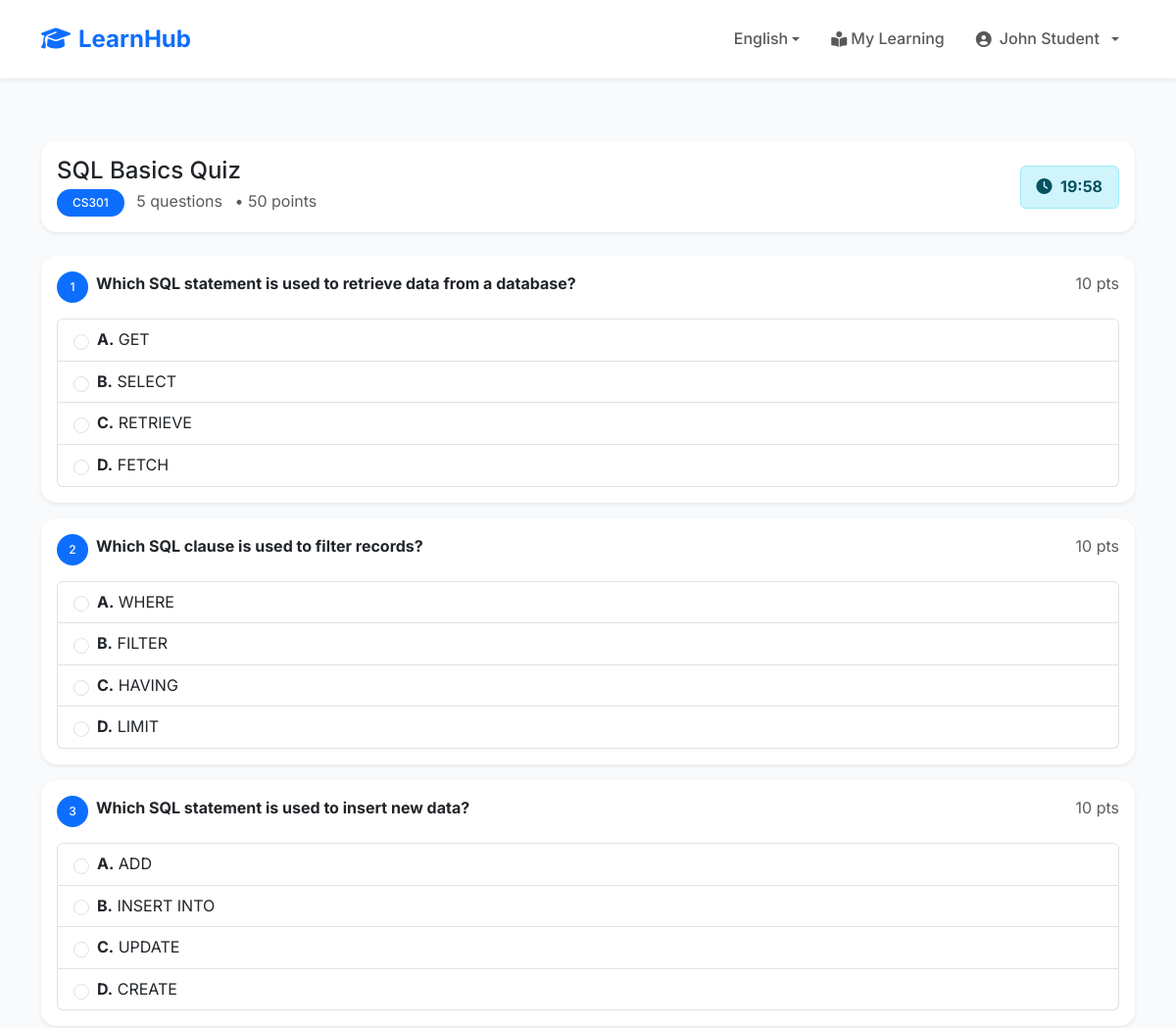
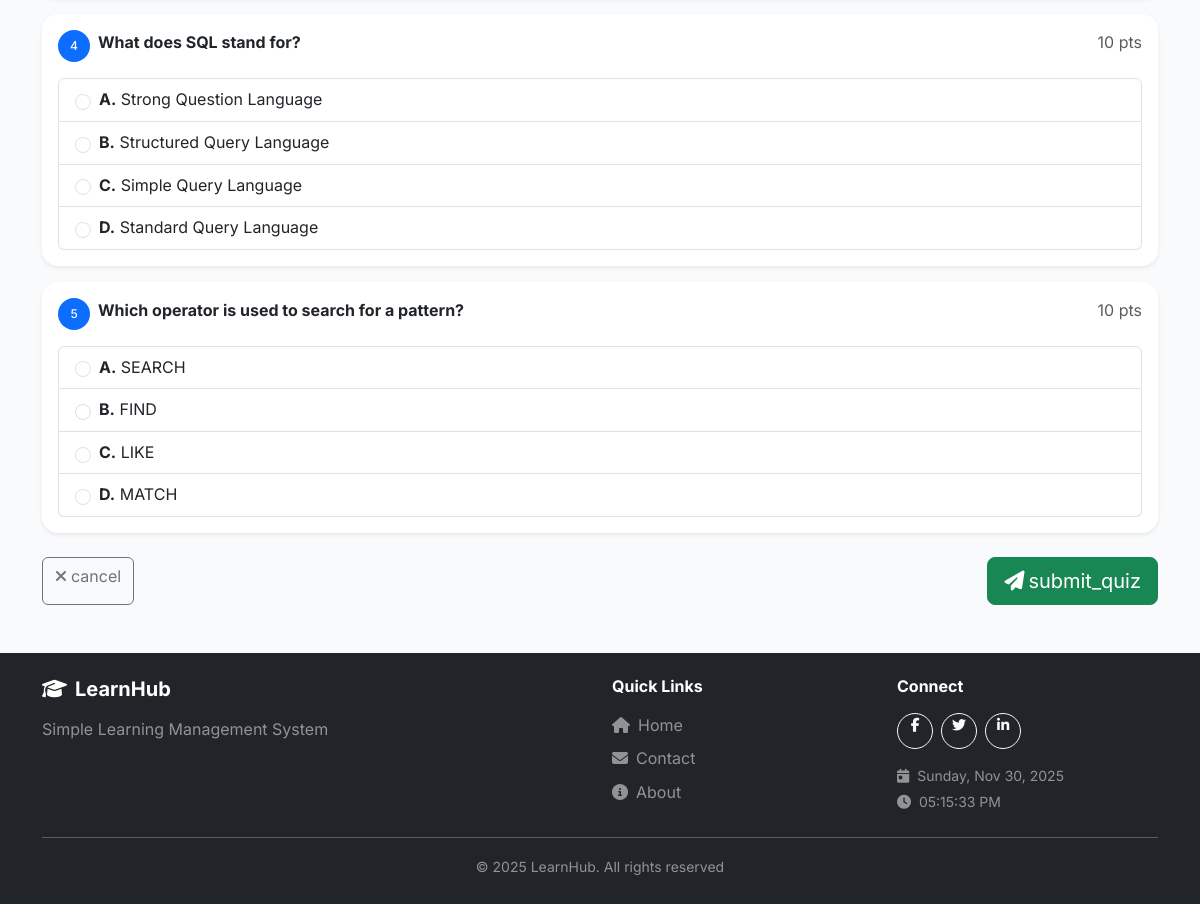
Screenshot of /student/take-quiz.php?id=1 (signed in) with the database file from the repository (2 pictures, top to bottom).
### tables this page shows
CREATE TABLE users (
    id INT AUTO_INCREMENT PRIMARY KEY,
    username VARCHAR(50) UNIQUE NOT NULL,
    email VARCHAR(100) UNIQUE NOT NULL,
    password VARCHAR(255) NOT NULL,
    full_name VARCHAR(100) NOT NULL,
    role ENUM('student', 'teacher', 'admin') DEFAULT 'student',
    status ENUM('pending', 'approved', 'rejected', 'suspended') DEFAULT 'approved',
    student_id VARCHAR(20) NULL,
    profile_picture VARCHAR(255) NULL,
    phone VARCHAR(20) NULL,
    bio TEXT NULL,
    verification_token VARCHAR(100) NULL,
    verification_document VARCHAR(255) NULL,
    verified_at TIMESTAMP NULL,
    verified_by INT NULL,
    created_at TIMESTAMP DEFAULT CURRENT_TIMESTAMP,
    FOREIGN KEY (verified_by) REFERENCES users(id) ON DELETE SET NULL
);

CREATE TABLE quizzes (
    id INT AUTO_INCREMENT PRIMARY KEY,
    course_id INT NOT NULL,
    title VARCHAR(200) NOT NULL,
    description TEXT,
    time_limit INT DEFAULT 30,
    total_points INT DEFAULT 100,
    due_date DATETIME NOT NULL,
    created_at TIMESTAMP DEFAULT CURRENT_TIMESTAMP,
    FOREIGN KEY (course_id) REFERENCES courses(id) ON DELETE CASCADE
);

CREATE TABLE courses (
    id INT AUTO_INCREMENT PRIMARY KEY,
    teacher_id INT NOT NULL,
    course_code VARCHAR(20) NOT NULL,
    course_name VARCHAR(100) NOT NULL,
    description TEXT,
    created_at TIMESTAMP DEFAULT CURRENT_TIMESTAMP,
    FOREIGN KEY (teacher_id) REFERENCES users(id) ON DELETE CASCADE
);

CREATE TABLE quiz_questions (
    id INT AUTO_INCREMENT PRIMARY KEY,
    quiz_id INT NOT NULL,
    question TEXT NOT NULL,
    option_a VARCHAR(255) NOT NULL,
    option_b VARCHAR(255) NOT NULL,
    option_c VARCHAR(255) NOT NULL,
    option_d VARCHAR(255) NOT NULL,
    correct_answer CHAR(1) NOT NULL,
    points INT DEFAULT 10,
    FOREIGN KEY (quiz_id) REFERENCES quizzes(id) ON DELETE CASCADE
);

### config/languages.php (called while the page is built, shortened)
<?php
$currentLanguage = $_SESSION['language'];
$translationFile = __DIR__ . '/../lang/' . $currentLanguage . '.php';
if (file_exists($translationFile)) {
    $translations = require $translationFile;
} else {
    $translations = require __DIR__ . '/../lang/en.php';
}
function __($key) {
    global $translations;
    return $translations[$key] ?? $key;
}
function getCurrentLanguage() {
    return $_SESSION['language'] ?? 'en';
}
function getLanguageDirection() {
    $rtlLanguages = ['ar'];
    return in_array(getCurrentLanguage(), $rtlLanguages) ? 'rtl' : 'ltr';
}

### config/helpers/auth.php (called while the page is built, shortened)
<?php
function isLoggedIn() {
    return isset($_SESSION['user_id']);
}
function getCurrentUser() {
    global $pdo;
    if ($pdo) {
        $stmt = $pdo->prepare("SELECT * FROM users WHERE id = ?");
        $stmt->execute([$_SESSION['user_id']]);
        return $stmt->fetch();
    }
    return [
        'id' => $_SESSION['user_id'] ?? null,
        'full_name' => $_SESSION['user_name'] ?? '',
        'role' => $_SESSION['user_role'] ?? ''
    ];
}
function hasRole($role) {
    return isset($_SESSION['user_role']) && $_SESSION['user_role'] === $role;
}
?>

### config/helpers/validation.php (called while the page is built, shortened)
<?php
function sanitize($input) {
    return htmlspecialchars(trim($input), ENT_QUOTES, 'UTF-8');
}
?>

### student/take-quiz.php (the view, shortened to what this page needs)
<?php
require_once '../config/config.php';
$user = getCurrentUser();
$quizId = $_GET['id'] ?? 0;
$stmt = $pdo->prepare("
    SELECT q.*, c.course_code, c.course_name
    FROM quizzes q
    JOIN courses c ON q.course_id = c.id
    JOIN enrollments e ON c.id = e.course_id
    WHERE q.id = ? AND e.student_id = ?
");
$stmt->execute([$quizId, $user['id']]);
$quiz = $stmt->fetch();
$stmt = $pdo->prepare("SELECT * FROM quiz_attempts WHERE quiz_id = ? AND student_id = ? AND completed_at IS NULL");
$stmt->execute([$quizId, $user['id']]);
$attempt = $stmt->fetch();
$isNewAttempt = false;
if (!$attempt) {
    $attemptId = $pdo->lastInsertId();
    $stmt = $pdo->prepare("SELECT * FROM quiz_attempts WHERE id = ?");
    $stmt->execute([$attemptId]);
    $attempt = $stmt->fetch();
    $isNewAttempt = true;
}
$stmt = $pdo->prepare("SELECT * FROM quiz_questions WHERE quiz_id = ? ORDER BY id");
$stmt->execute([$quizId]);
$questions = $stmt->fetchAll();
$startTime = strtotime($attempt['started_at']);
$currentTime = time();
$elapsedSeconds = $currentTime - $startTime;
$totalTimeSeconds = $quiz['time_limit'] * 60;
if ($isNewAttempt) {
    $timeRemaining = $totalTimeSeconds;
} else {
    $timeRemaining = max(0, $totalTimeSeconds - $elapsedSeconds);
}
include '../includes/header.php';
?>
<div class="container my-5">
    <div class="card border-0 shadow-sm mb-4">
        <div class="card-body">
            <div class="d-flex justify-content-between align-items-center flex-wrap gap-3">
                <div>
                    <h4 class="mb-1"><?= sanitize($quiz['title']) ?></h4>
                    <p class="mb-0 text-muted">
                        <span class="badge bg-primary"><?= sanitize($quiz['course_code']) ?></span>
                        <span class="<?= getLanguageDirection() === 'rtl' ? 'me-2' : 'ms-2' ?>"><?= count($questions) ?> <?= __('questions') ?></span>
                        <span class="<?= getLanguageDirection() === 'rtl' ? 'me-2' : 'ms-2' ?>">• <?= $quiz['total_points'] ?> <?= __('points') ?></span>
                    </p>
                </div>
                <div class="alert alert-<?= $timeRemaining <= 60 ? 'danger' : ($timeRemaining <= 300 ? 'warning' : 'info') ?> mb-0 py-2 px-3" id="timer">
                    <i class="fas fa-clock <?= getLanguageDirection() === 'rtl' ? 'ms-1' : 'me-1' ?>"></i>
                    <strong id="time"><?= floor($timeRemaining / 60) ?>:<?= str_pad($timeRemaining % 60, 2, '0', STR_PAD_LEFT) ?></strong>
                </div>
            </div>
        </div>
    </div>
    <form method="POST" id="quizForm">
        <?php foreach ($questions as $index => $question): ?>
            <div class="card border-0 shadow-sm mb-3">
                <div class="card-body">
                    <div class="d-flex align-items-start gap-2 mb-3">
                        <span class="badge bg-primary rounded-circle d-flex align-items-center justify-content-center icon-circle-sm">
                            <?= $index + 1 ?>
                        </span>
                        <div class="flex-grow-1">
                            <strong><?= sanitize($question['question']) ?></strong>
                            <span class="text-muted float-end"><?= $question['points'] ?> <?= __('pts') ?></span>
                        </div>
                    </div>
                    <div class="list-group">
                        <?php foreach (['A', 'B', 'C', 'D'] as $opt): ?>
                            <label class="list-group-item list-group-item-action cursor-pointer">
                                <div class="d-flex align-items-center">
                                    <input type="radio" name="q<?= $question['id'] ?>" value="<?= $opt ?>" class="form-check-input <?= getLanguageDirection() === 'rtl' ? 'ms-2' : 'me-2' ?>" <?= $opt === 'A' ? 'required' : '' ?>>
                                    <span><strong><?= $opt ?>.</strong> <?= sanitize($question['option_'.strtolower($opt)]) ?></span>
                                </div>
                            </label>
                        <?php endforeach; ?>
                    </div>
                </div>
            </div>
        <?php endforeach; ?>
        <div class="d-flex justify-content-between gap-2 mt-4">
            <a href="quizzes.php" class="btn btn-outline-secondary" onclick="return confirm('<?= __('confirm_cancel') ?>');">
                <i class="fas fa-times <?= getLanguageDirection() === 'rtl' ? 'ms-1' : 'me-1' ?>"></i><?= __('cancel') ?>
            </a>
            <button type="submit" class="btn btn-success btn-lg" onclick="return confirm('<?= __('confirm_submit') ?>');">
                <i class="fas fa-paper-plane <?= getLanguageDirection() === 'rtl' ? 'ms-1' : 'me-1' ?>"></i><?= __('submit_quiz') ?>
            </button>
        </div>
    </form>
</div>
<?php include '../includes/footer.php'; ?>

### includes/header.php (shortened to what this page needs)
<?php
$currentUser = getCurrentUser();
?>
<!DOCTYPE html>
<html lang="<?= getCurrentLanguage() ?>" dir="<?= getLanguageDirection() ?>">
<head>
    <link href="https://cdn.jsdelivr.net/npm/bootstrap@5.3.2/dist/css/bootstrap.min.css" rel="stylesheet">
    <link rel="stylesheet" href="https://cdnjs.cloudflare.com/ajax/libs/font-awesome/6.4.2/css/all.min.css">
    <link rel="stylesheet" href="<?= SITE_URL ?>/assets/css/style.css?v=<?= time() ?>">
</head>
<body>
    <nav class="navbar navbar-expand-lg navbar-light bg-white shadow-sm sticky-top">
        <div class="container">
            <a class="navbar-brand fw-bold text-primary" href="<?= SITE_URL ?>">
                <i class="fas fa-graduation-cap <?= getLanguageDirection() === 'rtl' ? 'ms-2' : 'me-2' ?>"></i><?= SITE_NAME ?>
            </a>
            <div class="collapse navbar-collapse" id="navbarNav">
                <ul class="navbar-nav <?= getLanguageDirection() === 'rtl' ? 'me-auto' : 'ms-auto' ?> align-items-center">
                    <li class="nav-item dropdown">
                        <a class="nav-link dropdown-toggle" href="#" id="langDropdown" role="button" data-bs-toggle="dropdown">
                            <?= AVAILABLE_LANGUAGES[getCurrentLanguage()]['flag'] ?> <?= AVAILABLE_LANGUAGES[getCurrentLanguage()]['name'] ?>
                        </a>
                    </li>
                    <?php if (isLoggedIn()): ?>
                        <?php if (hasRole('student')): ?>
                            <li class="nav-item">
                                <a class="nav-link" href="<?= SITE_URL ?>/student/index.php">
                                    <i class="fas fa-book-open-reader <?= getLanguageDirection() === 'rtl' ? 'ms-1' : 'me-1' ?>"></i><?= __('my_learning') ?>
                                </a>
                            </li>
                        <?php endif; ?>
                        <li class="nav-item dropdown">
                            <a class="nav-link dropdown-toggle d-flex align-items-center gap-2" href="#" id="userDropdown" role="button" data-bs-toggle="dropdown">
                                <?php if (!empty($currentUser['profile_picture'])): ?>
                                    <img src="<?= SITE_URL ?>/uploads/<?= sanitize($currentUser['profile_picture']) ?>"
                                         class="rounded-circle"
                                         class="rounded-circle avatar-sm"
                                         alt="<?= sanitize($currentUser['full_name']) ?>">
                                <?php else: ?>
                                    <i class="fas fa-user-circle"></i>
                                <?php endif; ?>
                                <span><?= sanitize($currentUser['full_name']) ?></span>
                            </a>
                        </li>
                    <?php endif; ?>
                </ul>
            </div>
        </div>
    </nav>
    <main>

### assets/css/style.css (style rules this page uses)
:root { --primary-color: #4f46e5; --primary-dark: #4338ca; --secondary-color: #06b6d4; --success-color: #10b981; --warning-color: #f59e0b; --danger-color: #ef4444; --dark-color: #1f2937; --light-color: #f8fafc; --gradient-primary: linear-gradient(135deg, #4f46e5 0%, #06b6d4 100%); }
html, body { height: 100%; margin: 0; }
body { font-family: 'Inter', sans-serif; background-color: #f8fafc; color: #334155; line-height: 1.6; display: flex; flex-direction: column; min-height: 100vh; }
main { flex: 1 0 auto; }
a { text-decoration: none; transition: all 0.3s ease; }
.navbar { padding: 1rem 0; }
.navbar-brand { font-size: 1.5rem; flex-shrink: 0; transition: all 0.3s ease; cursor: pointer; }
.navbar-brand i { display: inline-block; transition: transform 0.3s ease; }
.navbar-collapse { flex-grow: 1; }
.nav-link { font-weight: 500; padding: 0.5rem 1rem !important; border-radius: 0.5rem; transition: all 0.3s ease; display: inline-flex; align-items: center; white-space: nowrap; }
.nav-link i { display: inline-block; flex-shrink: 0; }
.card { border: none; border-radius: 1rem; box-shadow: 0 4px 6px -1px rgba(0, 0, 0, 0.1), 0 2px 4px -1px rgba(0, 0, 0, 0.06); transition: all 0.3s ease; overflow: hidden; }
.badge { padding: 0.5rem 1rem; border-radius: 2rem; font-weight: 500; }
.icon-circle-sm { width: 32px; height: 32px; font-size: 0.75rem; }
.cursor-pointer { cursor: pointer; }

### rows the page displays
users: full_name "John Student"
quizzes: title "SQL Basics Quiz", course.course_code "CS301", total_points "50"
quiz_questions: question "Which SQL statement is used to retrieve data from a database?", points "10", opt "A", option_a "GET", opt "B", option_b "SELECT", opt "C", option_c "RETRIEVE", opt "D", option_d "FETCH"
quiz_questions: question "Which SQL clause is used to filter records?", points "10", opt "A", option_a "WHERE", opt "B", option_b "FILTER", opt "C", option_c "HAVING", opt "D", option_d "LIMIT"
quiz_questions: question "Which SQL statement is used to insert new data?", points "10", opt "A", option_a "ADD", opt "B", option_b "INSERT INTO", opt "C", option_c "UPDATE", opt "D", option_d "CREATE"
quiz_questions: question "What does SQL stand for?", points "10", opt "A", option_a "Strong Question Language", opt "B", option_b "Structured Query Language", opt "C", option_c "Simple Query Language", opt "D", option_d "Standard Query Language"
quiz_questions: question "Which operator is used to search for a pattern?", points "10", opt "A", option_a "SEARCH", opt "B", option_b "FIND", opt "C", option_c "LIKE", opt "D", option_d "MATCH"

### other values shown
SITE_NAME "LearnHub"
AVAILABLE_LANGUAGES[getCurrentLanguage()]['name'] "English"
__('my_learning') "My Learning"
count($questions) "5"
__('questions') "questions"
__('points') "points"
__('cancel') "cancel"
__('submit_quiz') "submit_quiz"
__('simple_lms') "Simple Learning Management System"
__('quick_links') "Quick Links"
__('home') "Home"
__('contact') "Contact"
__('about') "About"
__('connect') "Connect"
__('all_rights_reserved') "All rights reserved"
